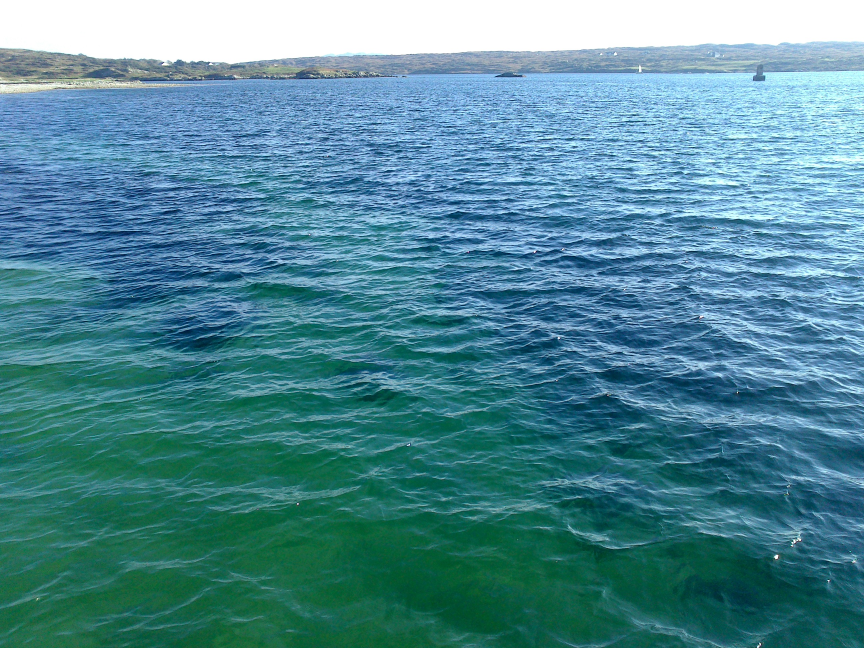
%> input picture dsc_3656.jpg, 2592 x 1944 px (shown at 1/3 size)
$ octave variant_2b.m   (GNU Octave 9; MATLAB toolbox functions it lacks are replaced by stand-ins)
%> lines starting %> are read from the running program, lines starting %| are printed output that depends on the picture
%Vandita Shukla 17141590

clear all;

blend_this_image = double(rgb2gray(imread('images/dsc_3656.jpg')))/255 ;
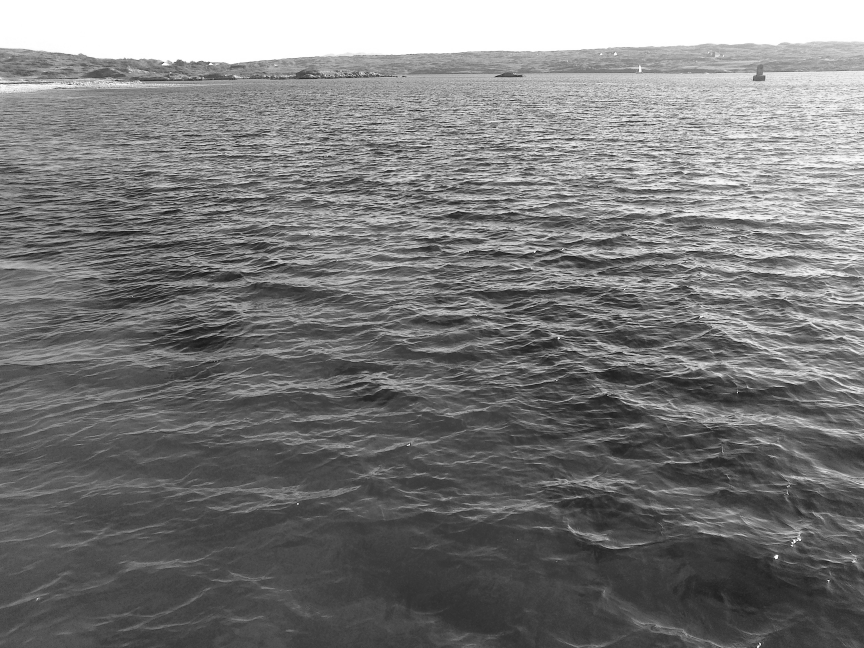
%> blend_this_image: size 1944x2592 double (shown at 1/3 size); min 0.00392, max 1, mean 0.478
blend_this_image = imresize(blend_this_image,0.4);
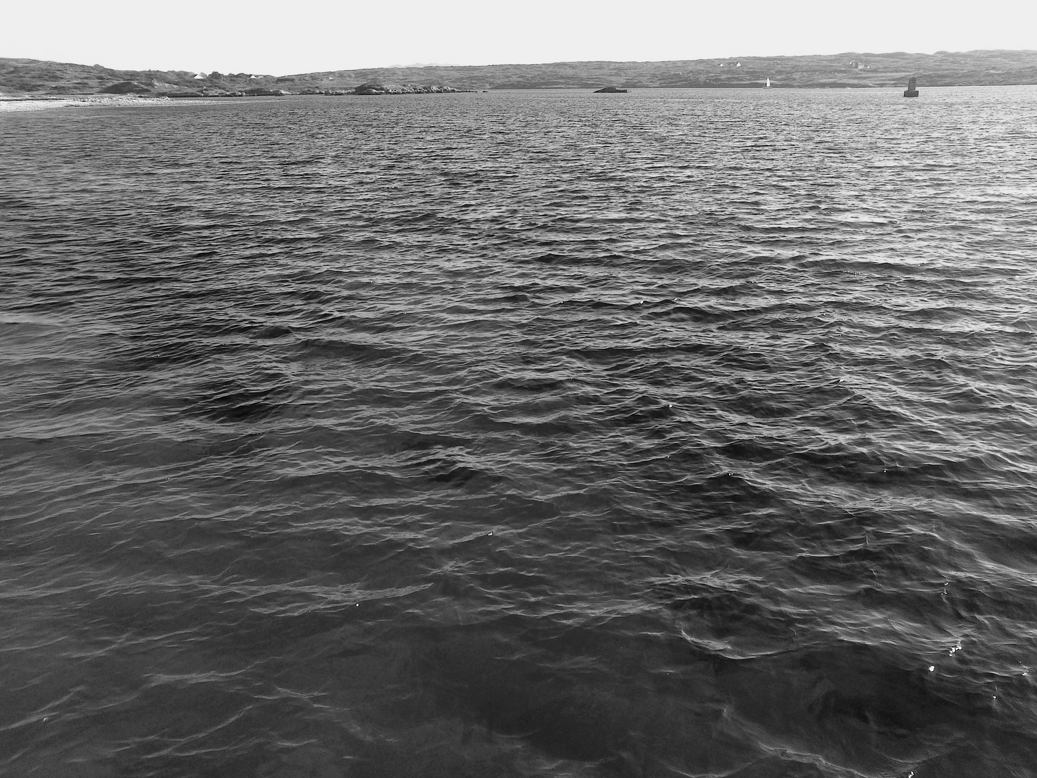
%> blend_this_image: size 778x1037 double; min 0.0573, max 1.06, mean 0.478; drawn with min black and max white
get_region_from = double(rgb2gray(imread('images/animals1.jpg')))/255 ;
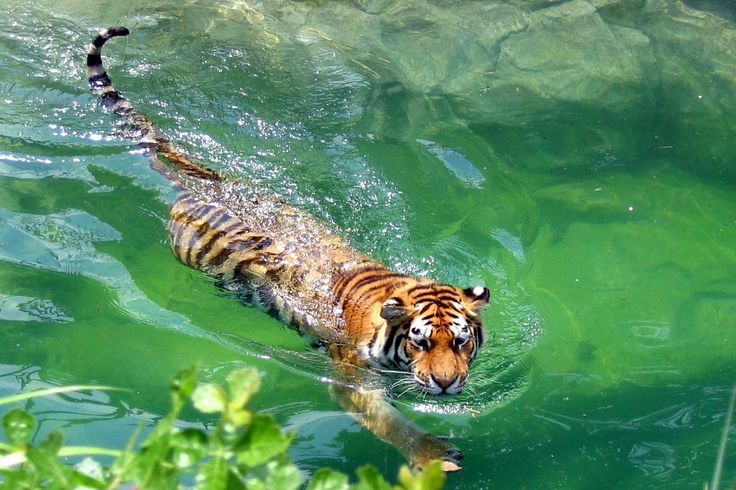
%> input picture animals1.jpg, 736 x 490 px
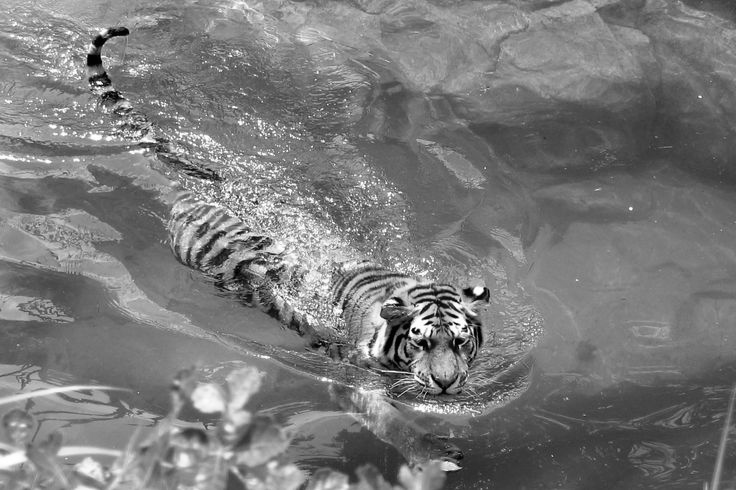
%> get_region_from: size 490x736 double; min 0, max 1, mean 0.478

%blend_this_image = double(rgb2gray(imread('images/mars.jpg')))/255 ;
%get_region_from = double(rgb2gray(imread('images/lion.jpg')))/255 ;
%get_region_from = imresize(get_region_from,0.9);

[RB, CB] = size(blend_this_image);
%> RB = 778; CB = 1037
[RG, CG] = size(get_region_from);
%> RG = 490; CG = 736
%we find the size of the image

%> (the run ends here)
